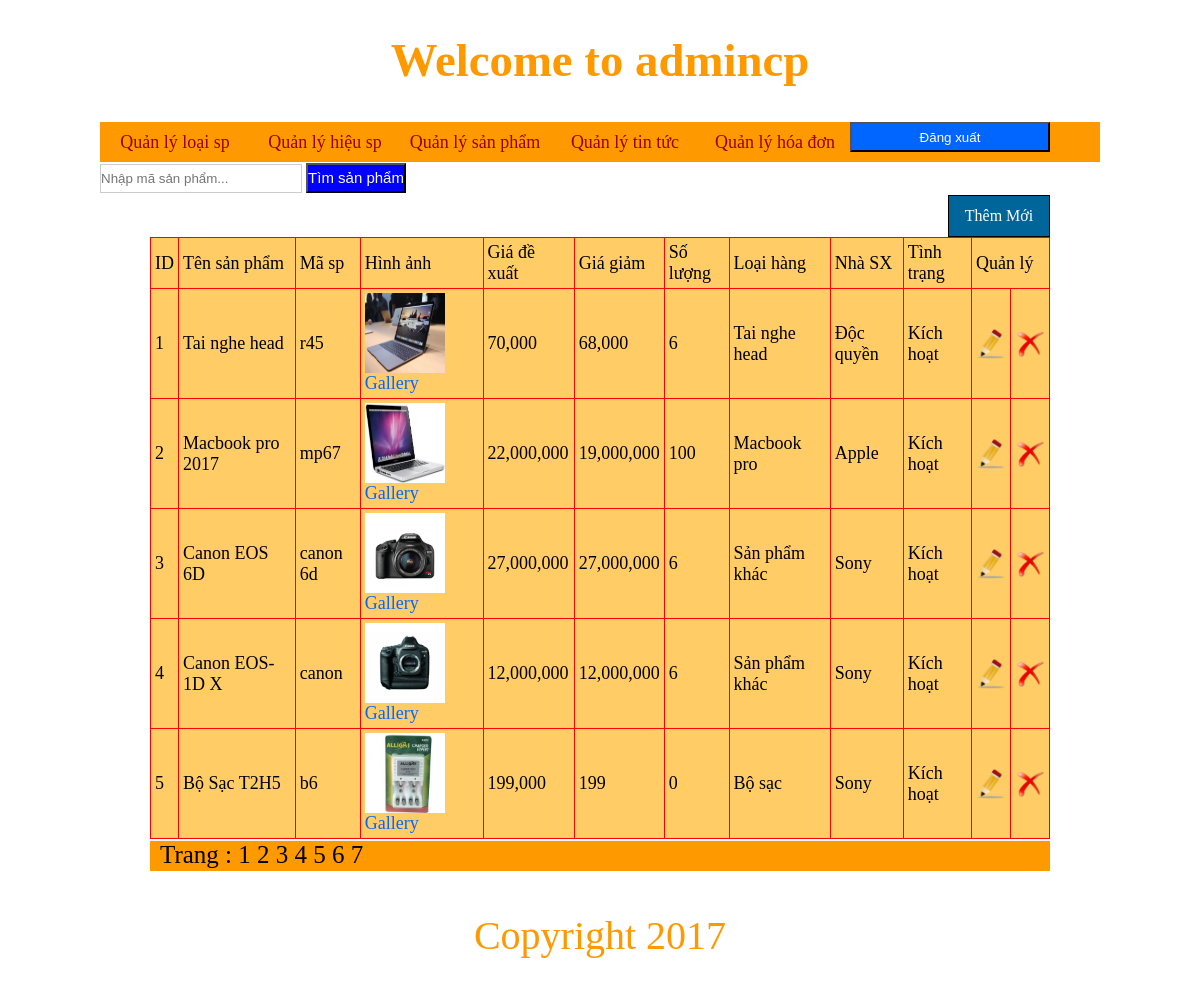
Screenshot of /admin/images/view/webphukiendienthoai/admincp/1.php (signed in) with the database file from the repository.
### tables this page shows
CREATE TABLE `sanpham` (
  `idsanpham` int(11) NOT NULL,
  `tensp` varchar(255) NOT NULL,
  `masp` varchar(255) NOT NULL,
  `hinhanh` varchar(100) NOT NULL,
  `giadexuat` float NOT NULL,
  `giagiam` float NOT NULL,
  `soluong` int(11) NOT NULL,
  `loaisp` int(11) NOT NULL,
  `nhasx` int(11) NOT NULL,
  `tinhtrang` varchar(100) NOT NULL,
  `noidung` longtext NOT NULL
);

CREATE TABLE `loaisp` (
  `idloaisp` int(11) NOT NULL,
  `tenloaisp` varchar(255) NOT NULL,
  `tinhtrang` varchar(100) NOT NULL
);

CREATE TABLE `hieusp` (
  `idhieusp` int(11) NOT NULL,
  `tenhieusp` varchar(255) NOT NULL,
  `tinhtrang` varchar(100) NOT NULL
);

### admin/images/view/webphukiendienthoai/admincp/modules/quanlysanpham/lietke.php (the view)
<?php
	if(isset($_GET['trang'])){
		$trang=$_GET['trang'];
	}else{
		$trang='';
	}
	if($trang =='' || $trang =='1'){
		$trang1=0;
	}else{
		$trang1=($trang*5)-5;
	}
	$sql_lietkesp="select * from sanpham,hieusp,loaisp where loaisp.idloaisp=sanpham.loaisp and hieusp.idhieusp=sanpham.nhasx order by sanpham.idsanpham desc limit $trang1,5 ";
	$row_lietkesp=mysql_query($sql_lietkesp);
?>
<div class="button_themsp">
<a href="index.php?quanly=sanpham&ac=them">Thêm Mới</a>
</div>
<table width="100%" border="1">
  <tr>
    <td>ID</td>
    <td>Tên sản phẩm</td>
    <td>Mã sp</td>
    <td>Hình ảnh</td>
    <td>Giá đề xuất</td>
    <td>Giá giảm</td>
    <td>Số lượng</td>
    <td>Loại hàng</td>
    <td>Nhà SX</td>
    <td>Tình trạng</td>
    <td colspan="2">Quản lý</td>
  </tr>
  <?php
  $i=1;
  while($dong=mysql_fetch_array($row_lietkesp)){
  ?>
  <tr>
    <td><?php  echo $i;?></td>
    <td><?php echo $dong['tensp'] ?></td>
    <td><?php echo $dong['masp'] ?></td>
    <td><img src="modules/quanlysanpham/uploads/<?php echo $dong['hinhanh'] ?>" width="80" height="80" />
    <a href="index.php?quanly=gallery&ac=lietke&id=<?php echo $dong['idsanpham'] ?>" style="text-align:center;text-decoration:none; font-size:18px;color:#06F;">Gallery</a>
    </td>
    <td><?php echo number_format($dong['giadexuat']) ?></td>
    <td><?php echo number_format($dong['giagiam']) ?></td>
    <td><?php echo $dong['soluong'] ?></td>
    <td><?php echo $dong['tenloaisp'] ?></td>
    <td><?php echo $dong['tenhieusp'] ?></td>
    <td><?php $sql_tinhtrang = "select tinhtrang from sanpham";
	$row_tinhtrang = mysql_query($sql_tinhtrang);
	$dong_tinhtrang=mysql_fetch_array($row_tinhtrang);
	if($dong_tinhtrang['tinhtrang'] == 1 ){
		echo 'Kích hoạt';
	}elseif($dong_tinhtrang['tinhtrang'] ==2){
		echo 'Không kích hoạt';
	}
    ?></td>
    <td><a href="index.php?quanly=sanpham&ac=sua&id=<?php echo $dong['idsanpham'] ?>" ><center><img src="../imgs/edit.png" width="30" height="30" /></center></a></td>
    <td><a href="modules/quanlysanpham/xuly.php?id=<?php echo $dong['idsanpham']?>" class="delete_link"><center><img src="../imgs/delete.png" width="30" height="30"   /></center></a></td>
  </tr>
  <?php
  $i++;
  }
  ?>
</table>
<div class="trang">
	Trang :
    <?php
	$sql_trang=mysql_query("select * from sanpham");
	$count_trang=mysql_num_rows($sql_trang);
	$a=ceil($count_trang/5);
	for($b=1;$b<=$a;$b++){
		if($trang==$b){
		echo '<a href="index.php?quanly=sanpham&ac=lietke&trang='.$b.'" style="text-decoration:underline;color:red;">'.$b.' ' .'</a>';
	}else{
		echo '<a href="index.php?quanly=sanpham&ac=lietke&trang='.$b.'" style="text-decoration:none;color:#000;">'.$b.' ' .'</a>';
	}
	}
	?>
</div>

### admin/images/view/webphukiendienthoai/admincp/1.php (shortened to what this page needs)
<!DOCTYPE html PUBLIC "-//W3C//DTD XHTML 1.0 Transitional//EN" "http://www.w3.org/TR/xhtml1/DTD/xhtml1-transitional.dtd">
<html xmlns="http://www.w3.org/1999/xhtml"><head>
<link rel="stylesheet" type="text/css" href="style/css.css" />
</head>
<body>
<div class="wrapper">
	<?php
		include('modules/header.php');
		include('modules/menu.php');
		include('modules/content.php');
		include('modules/footer.php');
	?>
</div>
</body>
</html>

### admin/images/view/webphukiendienthoai/admincp/modules/header.php
<div class="header">
    	<h3>Welcome to admincp</h3>
    </div>

### admin/images/view/webphukiendienthoai/admincp/modules/menu.php (shortened to what this page needs)
<div class="menu">
    	<ul>
        	<li><a href="index.php?quanly=loaisp&ac=them">Quản lý loại sp</a></li>
             <li><a href="index.php?quanly=hieusp&ac=them">Quản lý hiệu sp</a></li>
            <li><a href="index.php?quanly=sanpham&ac=them">Quản lý sản phẩm</a></li>
            <li><a href="index.php?quanly=tintuc&ac=them">Quản lý tin tức</a></li>
            <li><a href="#">Quản lý hóa đơn</a></li>
            <form action="" method="post" enctype="multipart/form-data">
            <input type="submit" name="logout" value="Đăng xuất" style="background:#06F;color:#fff;width:200px;height:30px;" />
            </form>
        </ul>
    </div>
 <form action="index.php?quanly=timkiem&ac=sp" method="post" enctype="multipart/form-data">
     <p><input type="text" name="masp" placeholder="Nhập mã sản phẩm..." id="timkiem" required="required" />
        <input type="submit" id="button_timkiem" name="timkiem" value="Tìm sản phẩm" />
        </p>
        </form>

### admin/images/view/webphukiendienthoai/admincp/modules/content.php (shortened to what this page needs)
<div class="content">
   	<div class="box_contains">
       	<?php
			if(isset($_GET['quanly'])&&$_GET['ac']){
				$tam=$_GET['quanly'];
				$tam1=$_GET['ac'];
				}else{
					$tam='';
				}if(($tam == 'loaisp')&&($tam1 == 'them')){
					include('modules/quanlyloaisp/them.php');
				}elseif(($tam == 'loaisp')&&($tam1 == 'lietke')){
					include('modules/quanlyloaisp/lietke.php');
				}elseif(($tam == 'loaisp')&&($tam1 == 'sua')){
					include('modules/quanlyloaisp/sua.php');
				}elseif(($tam == 'hieusp')&&($tam1 == 'them')){
					include('modules/quanlyhieusp/them.php');
				}elseif(($tam == 'hieusp')&&($tam1 == 'lietke')){
					include('modules/quanlyhieusp/lietke.php');
				}elseif(($tam == 'hieusp')&&($tam1 == 'sua')){
					include('modules/quanlyhieusp/sua.php');
				}elseif(($tam == 'sanpham')&&($tam1 == 'them')){
					include('modules/quanlysanpham/them.php');
				}elseif(($tam == 'sanpham')&&($tam1 == 'lietke')){
					include('modules/quanlysanpham/lietke.php');
				}elseif(($tam == 'sanpham')&&($tam1 == 'sua')){
					include('modules/quanlysanpham/sua.php');
				}elseif(($tam == 'tintuc')&&($tam1 == 'them')){
					include('modules/quanlytintuc/them.php');
				}elseif(($tam == 'tintuc')&&($tam1 == 'lietke')){
					include('modules/quanlytintuc/lietke.php');
				}elseif(($tam == 'tintuc')&&($tam1 == 'sua')){
					include('modules/quanlytintuc/sua.php');
				}elseif(($tam == 'timkiem')&&($tam1 == 'sp')){
					include('modules/timkiem/timkiem.php');
				}elseif(($tam == 'gallery')&&($tam1 == 'them')){
					include('modules/gallery/them.php');
				}elseif(($tam == 'gallery')&&($tam1 == 'lietke')){
					include('modules/gallery/lietke.php');
				}elseif(($tam == 'gallery')&&($tam1 == 'sua')){
					include('modules/gallery/sua.php');
				}else{
					include('modules/quanlysanpham/lietke.php');
				}
		?>
       </div>
   </div>

### admin/images/view/webphukiendienthoai/admincp/modules/footer.php
<div class="footer">
	Copyright 2017
</div>

### admin/images/view/webphukiendienthoai/admincp/style/css.css (style rules this page uses)
body { background:#fff; }
* { padding:0; margin:0; }
table { border-collapse:collapse; width:100%; background-color:#FC6; border:1px solid #F00; }
table tr td { color:#000; font-size:18px; padding:4px; }
input { width:60%; height:20px; }
.wrapper { width:1000px; height:auto; margin:auto; }
.menu { width:100%; height:40px; margin-top:2px; background:#F90; }
.menu ul { width:100%; list-style:none; }
.menu ul li { width:150px; text-align:center; float:left; line-height:40px; }
.menu ul li a { display:block; color:#900; text-decoration:none; font-size:18px; }
.header { width:100%; height:120px; text-align:center; line-height:120px; font-size:40px; color:#F90; }
.content { width:100%; height:auto; margin-top:2px; }
.box_contains { width:90%; height:auto; margin:auto; }
.footer { width:100%; height:120px; text-align:center; line-height:120px; font-size:40px; color:#F90; margin-top:5px; }
.button_themsp { width:100px; height:40px; border:1px solid #000; text-align:center; background:#069; line-height:40px; color:#fff; float:right; }
.button_themsp a { color:#fff; display:block; text-decoration:none; }
.trang { width:auto; height:30px; font-size:25px; padding-left:10px; color:#000; margin-top:2px; background:#F90; }
#timkiem { width:200px; height:27px; border:1px solid #CCC; margin-top:2px; }
#button_timkiem { width:100px; height:30px; background:blue; color:#fff; font-size:15px; }

### rows the page displays
sanpham: tensp "Tai nghe head", masp "r45", hinhanh (picture), giadexuat "70,000", giagiam "68,000", soluong "6", loaisp.tenloaisp "Tai nghe head", hieusp.tenhieusp "Độc quyền"
sanpham: tensp "Macbook pro 2017", masp "mp67", hinhanh (picture), giadexuat "22,000,000", giagiam "19,000,000", soluong "100", loaisp.tenloaisp "Macbook pro", hieusp.tenhieusp "Apple"
sanpham: tensp "Canon EOS 6D", masp "canon 6d", hinhanh (picture), giadexuat "27,000,000", giagiam "27,000,000", soluong "6", loaisp.tenloaisp "Sản phẩm khác", hieusp.tenhieusp "Sony"
sanpham: tensp "Canon EOS-1D X", masp "canon", hinhanh (picture), giadexuat "12,000,000", giagiam "12,000,000", soluong "6", loaisp.tenloaisp "Sản phẩm khác", hieusp.tenhieusp "Sony"
sanpham: tensp "Bộ Sạc T2H5", masp "b6", hinhanh (picture), giadexuat "199,000", giagiam "199", soluong "0", loaisp.tenloaisp "Bộ sạc", hieusp.tenhieusp "Sony"
